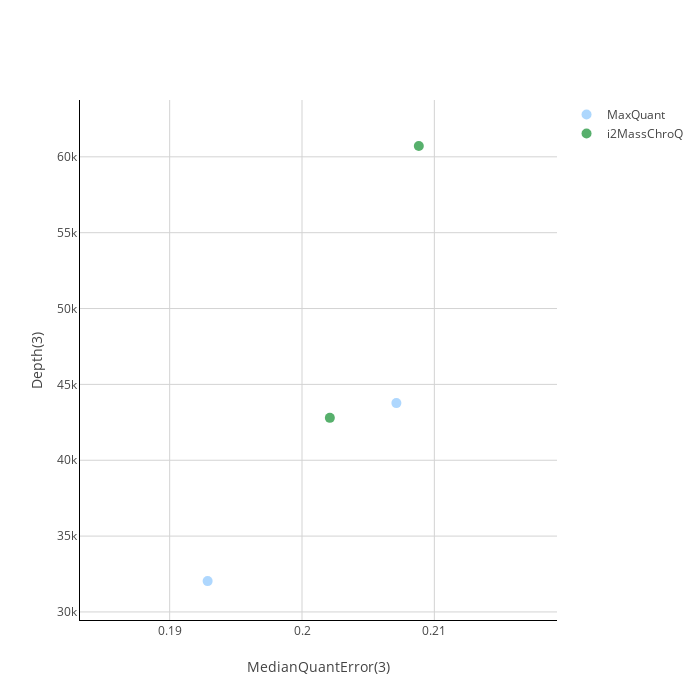

The notebook cell this image was saved under:
### Code cell
plot = plot_performance_metrics(
    all_datapoints, subset=subset_hashes_MBR, min_quant=3, subset_col="intermediate_hash", autoscale=True
)
plot

### Figure 1 — Plotly figure (JSON) as saved in the notebook; plotly's stock layout.template omitted (floating-point values rounded to 4 significant figures)
{"data": [{"hovertext": ["ProteoBench ID: MaxQuant_20251007_142557<br>Software tool: MaxQuant 2.1.4.0<br>Comment (private submission): ...", "ProteoBench ID: MaxQuant_20251007_142610<br>Software tool: MaxQuant 2.1.4.0<br>Comment (private submission): ..."], "marker": {"color": ["#8bc6fd", "#8bc6fd"], "showscale": false, "size": [10, 10]}, "mode": "markers", "name": "MaxQuant", "type": "scatter", "x": [0.2071, 0.1929], "y": [43766, 32032]}, {"hovertext": ["ProteoBench ID: i2MassChroQ_20251007_142808<br>Software tool: i2MassChroQ 1.2.1<br>Comment (private submission): ...", "ProteoBench ID: i2MassChroQ_20251007_143239<br>Software tool: i2MassChroQ 1.2.1<br>Comment (private submission): ..."], "marker": {"color": ["#108E2E", "#108E2E"], "showscale": false, "size": [10, 10]}, "mode": "markers", "name": "i2MassChroQ", "type": "scatter", "x": [0.2088, 0.2021], "y": [60711, 42794]}], "layout": {"annotations": [{"font": {"color": "rgba(0,0,0,0.1)", "size": 50}, "showarrow": false, "text": "", "x": 0.5, "xref": "paper", "y": 0.5, "yref": "paper"}], "clickmode": "event+select", "height": 700, "width": 700, "xaxis": {"gridcolor": "lightgray", "gridwidth": 1, "linecolor": "black", "range": [0.1832, 0.2193], "showgrid": true, "title": {"text": "MedianQuantError(3)"}}, "yaxis": {"gridcolor": "lightgray", "gridwidth": 1, "linecolor": "black", "range": [29470.0, 63750.0], "showgrid": true, "title": {"text": "Depth(3)"}}}}
